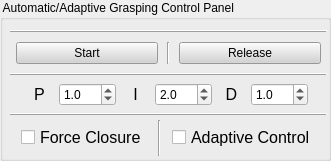
   <widget class="QGroupBox" name="automatic_grasping_control_panel">
    <property name="geometry">
     <rect>
      <x>420</x>
      <y>442</y>
      <width>331</width>
      <height>161</height>
     </rect>
    </property>
    <property name="title">
     <string> Automatic/Adaptive Grasping Control Panel</string>
    </property>
    <widget class="QWidget" name="verticalLayoutWidget_2">
     <property name="geometry">
      <rect>
       <x>10</x>
       <y>30</y>
       <width>317</width>
       <height>131</height>
      </rect>
     </property>
     <layout class="QVBoxLayout" name="verticalLayout_2" stretch="1,3,1,3,1,3,0">
      <property name="spacing">
       <number>0</number>
      </property>
      <property name="topMargin">
       <number>0</number>
      </property>
      <property name="rightMargin">
       <number>0</number>
      </property>
      <property name="bottomMargin">
       <number>5</number>
      </property>
      <item>
       <layout class="QVBoxLayout" name="verticalLayout_6">
        <item>
         <widget class="QFrame" name="hline1_17">
          <property name="frameShape">
           <enum>QFrame::HLine</enum>
          </property>
          <property name="frameShadow">
           <enum>QFrame::Raised</enum>
          </property>
         </widget>
        </item>
       </layout>
      </item>
      <item>
       <layout class="QVBoxLayout" name="verticalLayout_4" stretch="1">
        <item>
         <layout class="QHBoxLayout" name="horizontalLayout_2" stretch="1,0,1">
          <property name="spacing">
           <number>9</number>
          </property>
          <property name="leftMargin">
           <number>6</number>
          </property>
          <property name="topMargin">
           <number>9</number>
          </property>
          <property name="rightMargin">
           <number>6</number>
          </property>
          <property name="bottomMargin">
           <number>9</number>
          </property>
          <item>
           <widget class="QPushButton" name="restart_button">
            <property name="styleSheet">
             <string notr="true">background-color: lightgray</string>
            </property>
            <property name="text">
             <string>Start</string>
            </property>
           </widget>
          </item>
          <item>
           <widget class="Line" name="line_12">
            <property name="orientation">
             <enum>Qt::Vertical</enum>
            </property>
           </widget>
          </item>
          <item>
           <widget class="QPushButton" name="release_button">
            <property name="styleSheet">
             <string notr="true">background-color: lightgray</string>
            </property>
            <property name="text">
             <string>Release</string>
            </property>
           </widget>
          </item>
         </layout>
        </item>
       </layout>
      </item>
      <item>
       <layout class="QVBoxLayout" name="verticalLayout_15">
        <item>
         <widget class="QFrame" name="hline1_18">
          <property name="frameShape">
           <enum>QFrame::HLine</enum>
          </property>
          <property name="frameShadow">
           <enum>QFrame::Raised</enum>
          </property>
         </widget>
        </item>
       </layout>
      </item>
      <item>
       <layout class="QHBoxLayout" name="horizontalLayout_14" stretch="1,4,4,4,4,4,4,2">
        <property name="topMargin">
         <number>0</number>
        </property>
        <property name="bottomMargin">
         <number>0</number>
        </property>
        <item>
         <widget class="QWidget" name="widget_19" native="true"/>
        </item>
        <item>
         <widget class="QLabel" name="pid_setting_p_label">
          <property name="font">
           <font>
            <pointsize>12</pointsize>
           </font>
          </property>
          <property name="text">
           <string>&lt;html&gt;&lt;head/&gt;&lt;body&gt;&lt;p&gt;P&lt;/p&gt;&lt;/body&gt;&lt;/html&gt;</string>
          </property>
          <property name="alignment">
           <set>Qt::AlignCenter</set>
          </property>
          <property name="wordWrap">
           <bool>true</bool>
          </property>
         </widget>
        </item>
        <item>
         <widget class="QDoubleSpinBox" name="pid_setting_p">
          <property name="suffix">
           <string/>
          </property>
          <property name="decimals">
           <number>1</number>
          </property>
          <property name="minimum">
           <double>0.000000000000000</double>
          </property>
          <property name="singleStep">
           <double>0.100000000000000</double>
          </property>
          <property name="value">
           <double>1.000000000000000</double>
          </property>
         </widget>
        </item>
        <item>
         <widget class="QLabel" name="pid_setting_i_label">
          <property name="font">
           <font>
            <pointsize>12</pointsize>
           </font>
          </property>
          <property name="text">
           <string>&lt;html&gt;&lt;head/&gt;&lt;body&gt;&lt;p&gt;I&lt;/p&gt;&lt;/body&gt;&lt;/html&gt;</string>
          </property>
          <property name="alignment">
           <set>Qt::AlignCenter</set>
          </property>
          <property name="wordWrap">
           <bool>true</bool>
          </property>
         </widget>
        </item>
        <item>
         <widget class="QDoubleSpinBox" name="pid_setting_i">
          <property name="suffix">
           <string/>
          </property>
          <property name="decimals">
           <number>1</number>
          </property>
          <property name="minimum">
           <double>0.000000000000000</double>
          </property>
          <property name="singleStep">
           <double>0.100000000000000</double>
          </property>
          <property name="value">
           <double>2.000000000000000</double>
          </property>
         </widget>
        </item>
        <item>
         <widget class="QLabel" name="pid_setting_d_label">
          <property name="font">
           <font>
            <pointsize>12</pointsize>
           </font>
          </property>
          <property name="text">
           <string>&lt;html&gt;&lt;head/&gt;&lt;body&gt;&lt;p&gt;D&lt;/p&gt;&lt;/body&gt;&lt;/html&gt;</string>
          </property>
          <property name="alignment">
           <set>Qt::AlignCenter</set>
          </property>
          <property name="wordWrap">
           <bool>true</bool>
          </property>
         </widget>
        </item>
        <item>
         <widget class="QDoubleSpinBox" name="pid_setting_d">
          <property name="suffix">
           <string/>
          </property>
          <property name="decimals">
           <number>1</number>
          </property>
          <property name="minimum">
           <double>0.000000000000000</double>
          </property>
          <property name="singleStep">
           <double>0.100000000000000</double>
          </property>
          <property name="value">
           <double>1.000000000000000</double>
          </property>
         </widget>
        </item>
        <item>
         <widget class="QWidget" name="widget_20" native="true"/>
        </item>
       </layout>
      </item>
      <item>
       <layout class="QVBoxLayout" name="verticalLayout_16">
        <property name="topMargin">
         <number>0</number>
        </property>
        <property name="bottomMargin">
         <number>4</number>
        </property>
        <item>
         <widget class="QFrame" name="hline1_19">
          <property name="frameShape">
           <enum>QFrame::HLine</enum>
          </property>
          <property name="frameShadow">
           <enum>QFrame::Raised</enum>
          </property>
         </widget>
        </item>
       </layout>
      </item>
      <item>
       <layout class="QHBoxLayout" name="horizontalLayout_3" stretch="1,1,1,1,1,1,1">
        <item>
         <widget class="QWidget" name="widget_21" native="true"/>
        </item>
        <item>
         <widget class="QCheckBox" name="force_closure_enable">
          <property name="font">
           <font>
            <pointsize>12</pointsize>
           </font>
          </property>
          <property name="text">
           <string>Force Closure</string>
          </property>
         </widget>
        </item>
        <item>
         <widget class="QWidget" name="widget_26" native="true"/>
        </item>
        <item>
         <widget class="Line" name="line_26">
          <property name="orientation">
           <enum>Qt::Vertical</enum>
          </property>
         </widget>
        </item>
        <item>
         <widget class="QWidget" name="widget_24" native="true"/>
        </item>
        <item>
         <widget class="QCheckBox" name="adaptive_ctrl_enable">
          <property name="font">
           <font>
            <pointsize>12</pointsize>
           </font>
          </property>
          <property name="text">
           <string>Adaptive Control</string>
          </property>
         </widget>
        </item>
        <item>
         <widget class="QWidget" name="widget_23" native="true"/>
        </item>
       </layout>
      </item>
      <item>
       <widget class="QWidget" name="widget_25" native="true"/>
      </item>
     </layout>
    </widget>
   </widget>
